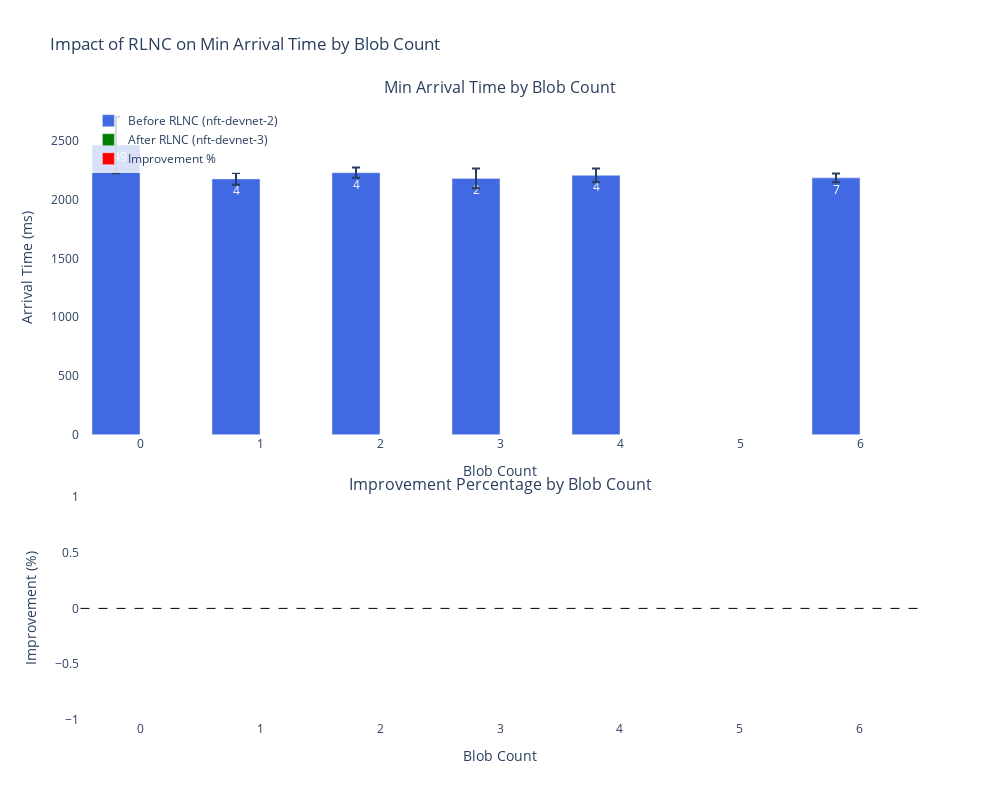
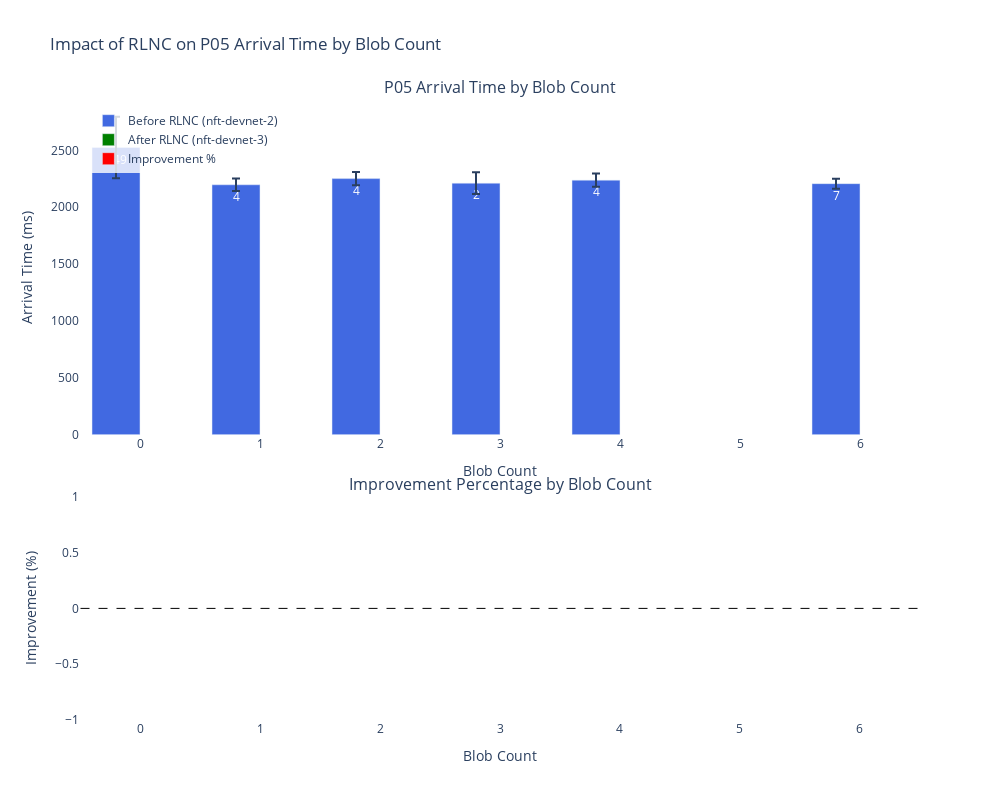
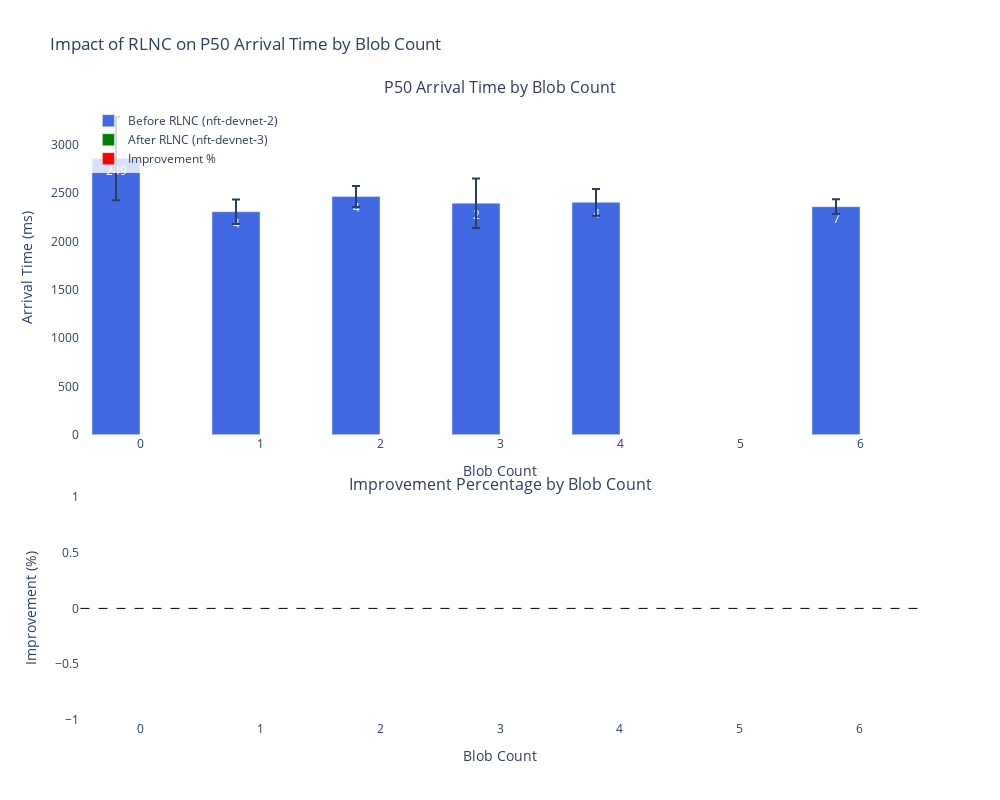
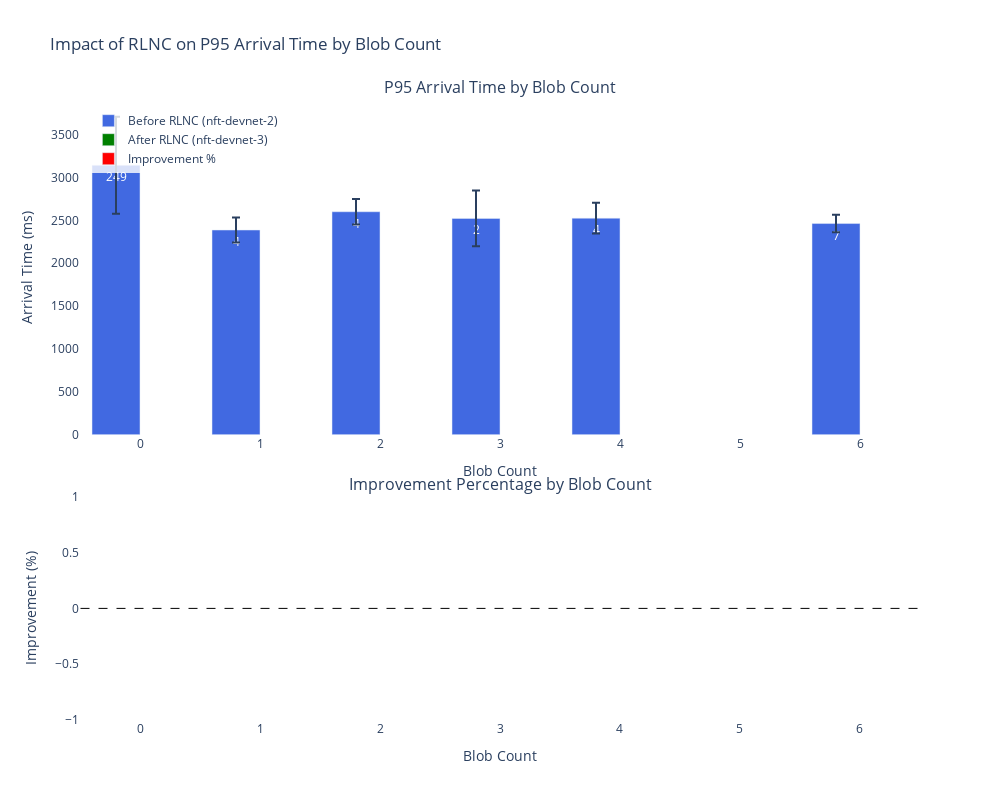

The cell these charts' notebook holds for them, in order:
### Markdown cell above
## Analysis by Blob Count

Let's analyze how the number of blobs affects the arrival time improvements.

### Code cell
def create_blob_count_comparison(before_metrics, after_metrics, metric='p50_arrival_time'):
    """
    Create a comparison of arrival times grouped by blob count.
    
    Args:
        before_metrics (DataFrame): Metrics for the before network
        after_metrics (DataFrame): Metrics for the after network
        metric (str): The metric to plot
        
    Returns:
        plotly.graph_objects.Figure: The plotly figure
    """
    # Group by blob count
    before_by_blob = before_metrics.groupby('blob_count').agg({
        metric: ['mean', 'std', 'count'],
    }).reset_index()
    
    before_by_blob.columns = ['blob_count', 'mean', 'std', 'count']
    
    after_by_blob = after_metrics.groupby('blob_count').agg({
        metric: ['mean', 'std', 'count'],
    }).reset_index()
    
    after_by_blob.columns = ['blob_count', 'mean', 'std', 'count']
    
    # Merge the dataframes
    merged = pd.merge(before_by_blob, after_by_blob, on='blob_count', how='outer', suffixes=('_before', '_after'))
    
    # Calculate improvement
    merged['improvement'] = merged['mean_before'] - merged['mean_after']
    merged['improvement_pct'] = (merged['mean_before'] - merged['mean_after']) / merged['mean_before'] * 100
    
    # Create figure with subplots
    fig = make_subplots(rows=2, cols=1, 
                         subplot_titles=(
                             f"{metric.replace('_arrival_time', '').title()} Arrival Time by Blob Count",
                             "Improvement Percentage by Blob Count"
                         ),
                         row_heights=[0.6, 0.4],
                         vertical_spacing=0.1)
    
    # Add bar chart for mean arrival times
    fig.add_trace(
        go.Bar(
            x=merged['blob_count'],
            y=merged['mean_before'],
            name=f'Before RLNC ({config["before"]["network"]})',
            error_y=dict(type='data', array=merged['std_before'], visible=True),
            marker_color='royalblue',
            text=merged['count_before'],
            hovertemplate='Blob Count: %{x}<br>Arrival Time: %{y:.1f}ms<br>Sample Size: %{text}'
        ),
        row=1, col=1
    )
    
    fig.add_trace(
        go.Bar(
            x=merged['blob_count'],
            y=merged['mean_after'],
            name=f'After RLNC ({config["after"]["network"]})',
            error_y=dict(type='data', array=merged['std_after'], visible=True),
            marker_color='green',
            text=merged['count_after'],
            hovertemplate='Blob Count: %{x}<br>Arrival Time: %{y:.1f}ms<br>Sample Size: %{text}'
        ),
        row=1, col=1
    )
    
    # Add improvement percentage as line chart in second subplot
    fig.add_trace(
        go.Bar(
            x=merged['blob_count'],
            y=merged['improvement_pct'],
            name='Improvement %',
            marker_color=['green' if x > 0 else 'red' for x in merged['improvement_pct']],
            text=[f"{x:.1f}%" for x in merged['improvement_pct']],
            textposition='auto',
            hovertemplate='Blob Count: %{x}<br>Improvement: %{y:.1f}%'
        ),
        row=2, col=1
    )
    
    # Add zero line to second subplot
    fig.add_shape(
        type="line",
        x0=-0.5,
        y0=0,
        x1=merged['blob_count'].max() + 0.5,
        y1=0,
        line=dict(color="black", width=1, dash="dash"),
        row=2, col=1
    )
    
    # Update layout
    fig.update_layout(
        title_text=f"Impact of RLNC on {metric.replace('_arrival_time', '').title()} Arrival Time by Blob Count",
        xaxis=dict(title="Blob Count"),
        xaxis2=dict(title="Blob Count"),
        yaxis=dict(title="Arrival Time (ms)"),
        yaxis2=dict(title="Improvement (%)"),
        legend=dict(x=0.01, y=0.99, bgcolor='rgba(255,255,255,0.8)'),
        barmode='group',
        height=800,
        width=1000,
        plot_bgcolor='white'
    )
    
    return fig

# Create blob count comparison plots for different metrics
for metric in metrics_to_plot:
    fig = create_blob_count_comparison(before_metrics, after_metrics, metric)
    fig.show()

### Figure 1 — Plotly figure (JSON) as saved in the notebook; plotly's stock layout.template omitted (floating-point values rounded to 4 significant figures)
{"data": [{"error_y": {"array": [240.3, 49.88, 43.8, 83.44, 59.22, 37.57], "type": "data", "visible": true}, "hovertemplate": "Blob Count: %{x}<br>Arrival Time: %{y:.1f}ms<br>Sample Size: %{text}", "marker": {"color": "royalblue"}, "name": "Before RLNC (nft-devnet-2)", "text": [249, 4, 4, 2, 4, 7], "type": "bar", "x": [0, 1, 2, 3, 4, 6], "xaxis": "x", "y": [2464.0, 2175.0, 2228.0, 2180, 2206.0, 2184.0], "yaxis": "y"}, {"error_y": {"array": [null, null, null, null, null, null], "type": "data", "visible": true}, "hovertemplate": "Blob Count: %{x}<br>Arrival Time: %{y:.1f}ms<br>Sample Size: %{text}", "marker": {"color": "green"}, "name": "After RLNC (nft-devnet-3)", "text": [null, null, null, null, null, null], "type": "bar", "x": [0, 1, 2, 3, 4, 6], "xaxis": "x", "y": [null, null, null, null, null, null], "yaxis": "y"}, {"hovertemplate": "Blob Count: %{x}<br>Improvement: %{y:.1f}%", "marker": {"color": ["red", "red", "red", "red", "red", "red"]}, "name": "Improvement %", "text": ["nan%", "nan%", "nan%", "nan%", "nan%", "nan%"], "textposition": "auto", "type": "bar", "x": [0, 1, 2, 3, 4, 6], "xaxis": "x2", "y": [null, null, null, null, null, null], "yaxis": "y2"}], "layout": {"annotations": [{"font": {"size": 16}, "showarrow": false, "text": "Min Arrival Time by Blob Count", "x": 0.5, "xanchor": "center", "xref": "paper", "y": 1, "yanchor": "bottom", "yref": "paper"}, {"font": {"size": 16}, "showarrow": false, "text": "Improvement Percentage by Blob Count", "x": 0.5, "xanchor": "center", "xref": "paper", "y": 0.36, "yanchor": "bottom", "yref": "paper"}], "barmode": "group", "height": 800, "legend": {"bgcolor": "rgba(255,255,255,0.8)", "x": 0.01, "y": 0.99}, "plot_bgcolor": "white", "shapes": [{"line": {"color": "black", "dash": "dash", "width": 1}, "type": "line", "x0": -0.5, "x1": 6.5, "xref": "x2", "y0": 0, "y1": 0, "yref": "y2"}], "title": {"text": "Impact of RLNC on Min Arrival Time by Blob Count"}, "width": 1000, "xaxis": {"anchor": "y", "domain": [0, 1], "title": {"text": "Blob Count"}}, "xaxis2": {"anchor": "y2", "domain": [0, 1], "title": {"text": "Blob Count"}}, "yaxis": {"anchor": "x", "domain": [0.46, 1], "title": {"text": "Arrival Time (ms)"}}, "yaxis2": {"anchor": "x2", "domain": [0, 0.36], "title": {"text": "Improvement (%)"}}}}

### Figure 2 — Plotly figure (JSON) as saved in the notebook; plotly's stock layout.template omitted (floating-point values rounded to 4 significant figures)
{"data": [{"error_y": {"array": [270.6, 54.76, 57.51, 95.28, 58.49, 43.99], "type": "data", "visible": true}, "hovertemplate": "Blob Count: %{x}<br>Arrival Time: %{y:.1f}ms<br>Sample Size: %{text}", "marker": {"color": "royalblue"}, "name": "Before RLNC (nft-devnet-2)", "text": [249, 4, 4, 2, 4, 7], "type": "bar", "x": [0, 1, 2, 3, 4, 6], "xaxis": "x", "y": [2525.0, 2198.0, 2252.0, 2212.0, 2238.0, 2207.0], "yaxis": "y"}, {"error_y": {"array": [null, null, null, null, null, null], "type": "data", "visible": true}, "hovertemplate": "Blob Count: %{x}<br>Arrival Time: %{y:.1f}ms<br>Sample Size: %{text}", "marker": {"color": "green"}, "name": "After RLNC (nft-devnet-3)", "text": [null, null, null, null, null, null], "type": "bar", "x": [0, 1, 2, 3, 4, 6], "xaxis": "x", "y": [null, null, null, null, null, null], "yaxis": "y"}, {"hovertemplate": "Blob Count: %{x}<br>Improvement: %{y:.1f}%", "marker": {"color": ["red", "red", "red", "red", "red", "red"]}, "name": "Improvement %", "text": ["nan%", "nan%", "nan%", "nan%", "nan%", "nan%"], "textposition": "auto", "type": "bar", "x": [0, 1, 2, 3, 4, 6], "xaxis": "x2", "y": [null, null, null, null, null, null], "yaxis": "y2"}], "layout": {"annotations": [{"font": {"size": 16}, "showarrow": false, "text": "P05 Arrival Time by Blob Count", "x": 0.5, "xanchor": "center", "xref": "paper", "y": 1, "yanchor": "bottom", "yref": "paper"}, {"font": {"size": 16}, "showarrow": false, "text": "Improvement Percentage by Blob Count", "x": 0.5, "xanchor": "center", "xref": "paper", "y": 0.36, "yanchor": "bottom", "yref": "paper"}], "barmode": "group", "height": 800, "legend": {"bgcolor": "rgba(255,255,255,0.8)", "x": 0.01, "y": 0.99}, "plot_bgcolor": "white", "shapes": [{"line": {"color": "black", "dash": "dash", "width": 1}, "type": "line", "x0": -0.5, "x1": 6.5, "xref": "x2", "y0": 0, "y1": 0, "yref": "y2"}], "title": {"text": "Impact of RLNC on P05 Arrival Time by Blob Count"}, "width": 1000, "xaxis": {"anchor": "y", "domain": [0, 1], "title": {"text": "Blob Count"}}, "xaxis2": {"anchor": "y2", "domain": [0, 1], "title": {"text": "Blob Count"}}, "yaxis": {"anchor": "x", "domain": [0.46, 1], "title": {"text": "Arrival Time (ms)"}}, "yaxis2": {"anchor": "x2", "domain": [0, 0.36], "title": {"text": "Improvement (%)"}}}}

### Figure 3 — Plotly figure (JSON) as saved in the notebook; plotly's stock layout.template omitted (floating-point values rounded to 4 significant figures)
{"data": [{"error_y": {"array": [432.7, 126.5, 108.8, 256.3, 139.6, 76.47], "type": "data", "visible": true}, "hovertemplate": "Blob Count: %{x}<br>Arrival Time: %{y:.1f}ms<br>Sample Size: %{text}", "marker": {"color": "royalblue"}, "name": "Before RLNC (nft-devnet-2)", "text": [249, 4, 4, 2, 4, 7], "type": "bar", "x": [0, 1, 2, 3, 4, 6], "xaxis": "x", "y": [2859.0, 2308.0, 2467.0, 2396.0, 2406.0, 2361.0], "yaxis": "y"}, {"error_y": {"array": [null, null, null, null, null, null], "type": "data", "visible": true}, "hovertemplate": "Blob Count: %{x}<br>Arrival Time: %{y:.1f}ms<br>Sample Size: %{text}", "marker": {"color": "green"}, "name": "After RLNC (nft-devnet-3)", "text": [null, null, null, null, null, null], "type": "bar", "x": [0, 1, 2, 3, 4, 6], "xaxis": "x", "y": [null, null, null, null, null, null], "yaxis": "y"}, {"hovertemplate": "Blob Count: %{x}<br>Improvement: %{y:.1f}%", "marker": {"color": ["red", "red", "red", "red", "red", "red"]}, "name": "Improvement %", "text": ["nan%", "nan%", "nan%", "nan%", "nan%", "nan%"], "textposition": "auto", "type": "bar", "x": [0, 1, 2, 3, 4, 6], "xaxis": "x2", "y": [null, null, null, null, null, null], "yaxis": "y2"}], "layout": {"annotations": [{"font": {"size": 16}, "showarrow": false, "text": "P50 Arrival Time by Blob Count", "x": 0.5, "xanchor": "center", "xref": "paper", "y": 1, "yanchor": "bottom", "yref": "paper"}, {"font": {"size": 16}, "showarrow": false, "text": "Improvement Percentage by Blob Count", "x": 0.5, "xanchor": "center", "xref": "paper", "y": 0.36, "yanchor": "bottom", "yref": "paper"}], "barmode": "group", "height": 800, "legend": {"bgcolor": "rgba(255,255,255,0.8)", "x": 0.01, "y": 0.99}, "plot_bgcolor": "white", "shapes": [{"line": {"color": "black", "dash": "dash", "width": 1}, "type": "line", "x0": -0.5, "x1": 6.5, "xref": "x2", "y0": 0, "y1": 0, "yref": "y2"}], "title": {"text": "Impact of RLNC on P50 Arrival Time by Blob Count"}, "width": 1000, "xaxis": {"anchor": "y", "domain": [0, 1], "title": {"text": "Blob Count"}}, "xaxis2": {"anchor": "y2", "domain": [0, 1], "title": {"text": "Blob Count"}}, "yaxis": {"anchor": "x", "domain": [0.46, 1], "title": {"text": "Arrival Time (ms)"}}, "yaxis2": {"anchor": "x2", "domain": [0, 0.36], "title": {"text": "Improvement (%)"}}}}

### Figure 4 — Plotly figure (JSON) as saved in the notebook; plotly's stock layout.template omitted (floating-point values rounded to 4 significant figures)
{"data": [{"error_y": {"array": [565.0, 146.0, 148.0, 324.6, 178.9, 102.0], "type": "data", "visible": true}, "hovertemplate": "Blob Count: %{x}<br>Arrival Time: %{y:.1f}ms<br>Sample Size: %{text}", "marker": {"color": "royalblue"}, "name": "Before RLNC (nft-devnet-2)", "text": [249, 4, 4, 2, 4, 7], "type": "bar", "x": [0, 1, 2, 3, 4, 6], "xaxis": "x", "y": [3142.0, 2387.0, 2600.0, 2522.0, 2525.0, 2462.0], "yaxis": "y"}, {"error_y": {"array": [null, null, null, null, null, null], "type": "data", "visible": true}, "hovertemplate": "Blob Count: %{x}<br>Arrival Time: %{y:.1f}ms<br>Sample Size: %{text}", "marker": {"color": "green"}, "name": "After RLNC (nft-devnet-3)", "text": [null, null, null, null, null, null], "type": "bar", "x": [0, 1, 2, 3, 4, 6], "xaxis": "x", "y": [null, null, null, null, null, null], "yaxis": "y"}, {"hovertemplate": "Blob Count: %{x}<br>Improvement: %{y:.1f}%", "marker": {"color": ["red", "red", "red", "red", "red", "red"]}, "name": "Improvement %", "text": ["nan%", "nan%", "nan%", "nan%", "nan%", "nan%"], "textposition": "auto", "type": "bar", "x": [0, 1, 2, 3, 4, 6], "xaxis": "x2", "y": [null, null, null, null, null, null], "yaxis": "y2"}], "layout": {"annotations": [{"font": {"size": 16}, "showarrow": false, "text": "P95 Arrival Time by Blob Count", "x": 0.5, "xanchor": "center", "xref": "paper", "y": 1, "yanchor": "bottom", "yref": "paper"}, {"font": {"size": 16}, "showarrow": false, "text": "Improvement Percentage by Blob Count", "x": 0.5, "xanchor": "center", "xref": "paper", "y": 0.36, "yanchor": "bottom", "yref": "paper"}], "barmode": "group", "height": 800, "legend": {"bgcolor": "rgba(255,255,255,0.8)", "x": 0.01, "y": 0.99}, "plot_bgcolor": "white", "shapes": [{"line": {"color": "black", "dash": "dash", "width": 1}, "type": "line", "x0": -0.5, "x1": 6.5, "xref": "x2", "y0": 0, "y1": 0, "yref": "y2"}], "title": {"text": "Impact of RLNC on P95 Arrival Time by Blob Count"}, "width": 1000, "xaxis": {"anchor": "y", "domain": [0, 1], "title": {"text": "Blob Count"}}, "xaxis2": {"anchor": "y2", "domain": [0, 1], "title": {"text": "Blob Count"}}, "yaxis": {"anchor": "x", "domain": [0.46, 1], "title": {"text": "Arrival Time (ms)"}}, "yaxis2": {"anchor": "x2", "domain": [0, 0.36], "title": {"text": "Improvement (%)"}}}}
